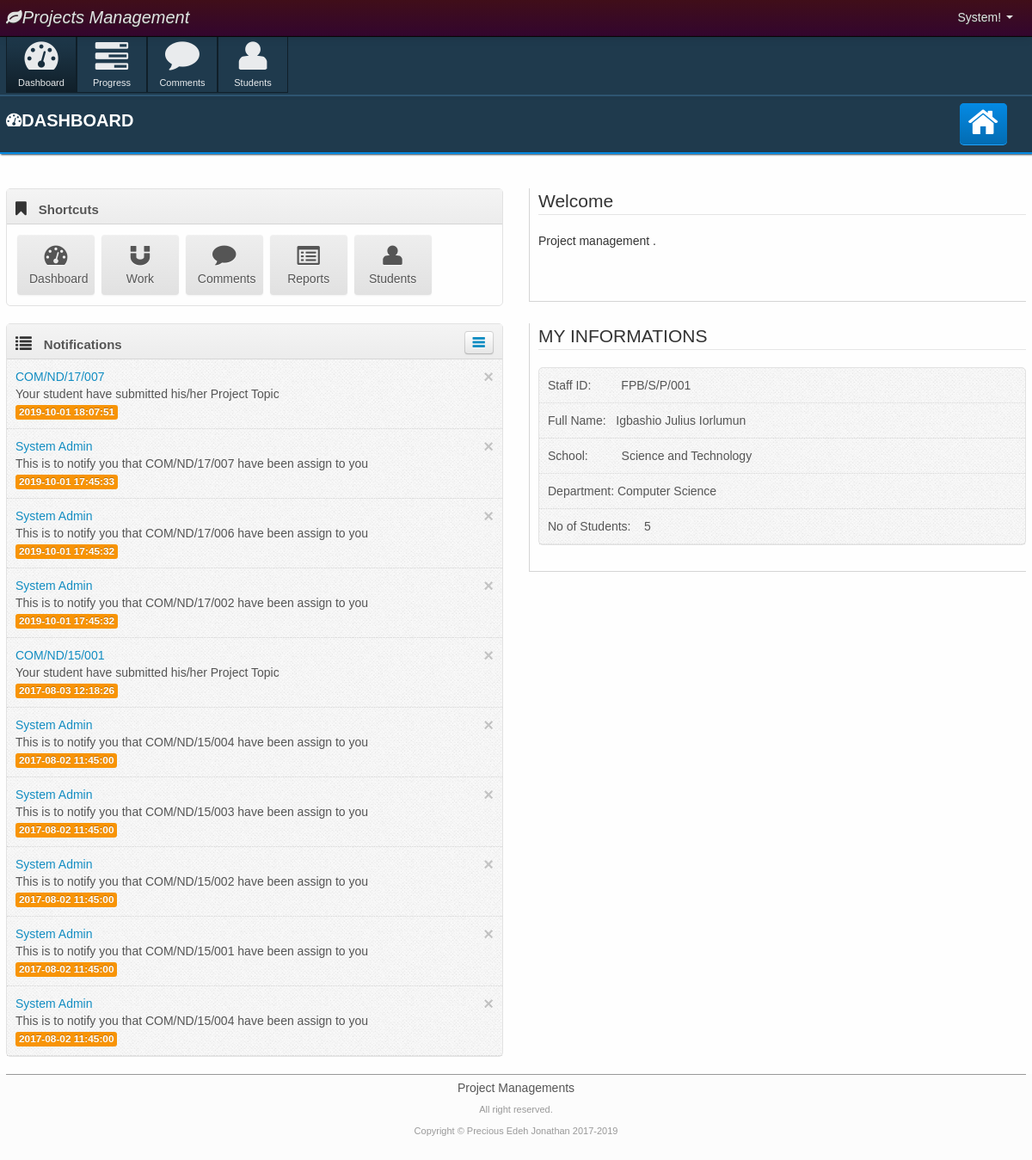
The app's page /supervisors/index.php (signed in) with its own data.
### tables this page shows
CREATE TABLE `notifications` (
  `id` int(11) NOT NULL,
  `type` int(11) NOT NULL,
  `data` varchar(100) NOT NULL,
  `sender` varchar(30) NOT NULL,
  `receiverid` int(11) NOT NULL,
  `status` int(11) NOT NULL,
  `date` timestamp NOT NULL DEFAULT CURRENT_TIMESTAMP
);

CREATE TABLE `tb_supervisor` (
  `id` int(11) NOT NULL,
  `staffid` varchar(12) NOT NULL,
  `firstname` varchar(15) NOT NULL,
  `othernames` varchar(30) NOT NULL,
  `school` int(1) NOT NULL,
  `department` int(1) NOT NULL,
  `status` int(1) NOT NULL
);

### supervisors/session.php (called while the page is built, shortened)
<?php
$id = $_SESSION['supervisor_id'];
?>

### supervisors/api/api.classess.php (called while the page is built, shortened)
<?php
class api_classes {
    public $conn = null;
    function __construct() {
        $this->conn =  mysqli_connect('localhost', 'root', '',"proj_2019_pms")or die(mysqli_connect_errno());
    }
    function query($string) {
        $result = mysqli_query($this->conn,$string) or $this->sqlErr = mysqli_error($this->conn);
        return $result;
    }
    function fetch_array($result) {
        return $list = mysqli_fetch_array($result);
    }
    function fetch_assoc($result) {
        return mysqli_fetch_assoc($result);
    }
    function no_rows($result) {
        return mysqli_num_rows($result);
    }
    function SchoolName($str) {
        $name = '';
        switch ($str) {
            case 1:$name = 'Science and Technology';
                break;
        }
        return $name;
    }
    function DpmName($dpm, $sch) {
        $school = array();
        $school[1][1] = "Computer Science";
        $school[1][2] = "Science Lab. Tech.";
        $school[1][3] = "Statistics";
        $school[2][1] = "Accounting";
        $school[2][2] = "Office Tech. and management";
        $school[3][1] = "Agricultural Technology";
        return $school[$sch][$dpm];
    }
    function getSupervisor($id) {
        return "select `id`, `staffid`, CONCAT(`firstname`,' ',`othernames`) fullname, `school`, `department`, `status`
		  FROM `tb_supervisor` WHERE id=$id";
    }
    function getSupAssignedNo($id) {
        $sql = $this->query("SELECT * FROM `tb_schedulled` where supid=$id");
        if ($this->no_rows($sql) > 0) {
            return $this->no_rows($sql);
        } else {
            return '<span class="label label-warning">Not Assign</span>';
        }
    }
}
?>

### supervisors/index.php (the view, shortened to what this page needs)
<!DOCTYPE html>
<html lang="en">
    <head>
        <?php include('head.php'); ?>
    </head>
    <body>
        <?php include('top.php'); ?>
        <div id="body-container">
            <div id="body-content">
                <?php include('nav.php'); ?>
                <section class="nav nav-page">
                    <div class="container">
                        <div class="row">
                            <div class="span7">
                                <header class="page-header">
                                    <h3><i class="icon-dashboard"></i>Dashboard
                                    </h3>
                                </header>
                            </div>
                            <div class="page-nav-options">
                                <div class="span9">
                                    <ul class="nav nav-pills">
                                        <li>
                                            <a href="../supervisors"><i class="icon-home icon-large"></i></a>
                                        </li>
                                    </ul>
                                </div>
                            </div>
                        </div>
                    </div>
                </section>
                <section class="page container">
                    <div class="row">
                        <div class="span8">
                            <div class="box">
                                <div class="box-header">
                                    <i class="icon-bookmark"></i>
                                    <h5>Shortcuts</h5>
                                </div>
                                <div class="box-content">
                                    <div class="btn-group-box">
                                        <button class="btn"><i class="icon-dashboard icon-large"></i><br/>Dashboard</button>
                                        <button class="btn"><i class="icon-magnet icon-large"></i><br/>Work</button>
                                        <button class="btn"><i class="icon-comment icon-large"></i><br/>Comments</button>
                                        <button class="btn"><i class="icon-list-alt icon-large"></i><br/>Reports</button>
                                        <button class="btn"><i class="icon-user icon-large"></i><br/>Students</button>
                                    </div>
                                </div>
                            </div>
                        </div>
                        <div class="span8">
                            <div class="blockoff-left">
                                <legend class="lead">
                                    Welcome
                                </legend>
                                <p>
                                    Project management .<br><br><br>
                                </p>
                            </div>
                        </div>
                    </div>
                    <div class="row">
                        <div class="span8">
                            <div class="box pattern pattern-sandstone">
                                <div class="box-header">
                                    <i class="icon-list"></i>
                                    <h5>Notifications</h5>
                                    <button class="btn btn-box-right" data-toggle="collapse" data-target=".box-list1">
                                        <i class="icon-reorder"></i>
                                    </button>
                                </div>
                                <div class="box-content box-list collapse in box-list1">
                                    <ul>
                                        <?php
                                        $sql = $data->query("SELECT * FROM `notifications` where type=1 and receiverid=$id and status=0
						ORDER BY id DESC LIMIT 0,10");
                                        while ($row = $data->fetch_array($sql)) {
                                            ?>
                                            <li>
                                                <div>
                                                    <button class="close" onClick="closeNoties(<?php echo $row['id'] ?>, this)">&times;</button>
                                                    <a href="#" class="news-item-title"><?php echo $row['sender'] ?></a>
                                                    <p class="news-item-preview"><?php echo $row['data'] ?></p>
                                                    <p class="news-item-preview"><span class="label label-warning"><?php echo $row['date']; ?></span></p>
                                                </div>
                                            </li>
                                        <?php } ?>
                                    </ul>
                                </div>
                            </div>
                        </div>
                        <div class="span8">
                            <div class="blockoff-left">
                                <legend class="lead">
                                    MY INFORMATIONS
                                </legend>
                                <div class="box pattern pattern-sandstone">
                                    <div class="box-content box-list collapse in">
                                        <ul class="myInfo">
                                            <?php
                                            $sql = $data->query($data->getSupervisor($id));
                                            $row = $data->fetch_assoc($sql);
                                            ?>
                                            <li><span>Staff ID:</span><span>&nbsp;&nbsp;&nbsp;&nbsp;&nbsp;&nbsp;&nbsp;&nbsp;
<?php echo $row['staffid'] ?></span></li>
                                            <li><span>Full Name:</span><span>&nbsp;&nbsp;&nbsp;<?php echo $row['fullname'] ?></span></li>
                                            <li><span>School:</span><span>&nbsp;&nbsp;&nbsp;&nbsp;&nbsp;&nbsp;&nbsp;&nbsp;&nbsp;
<?php echo $data->SchoolName($row['school']) ?></span></li>
                                            <li><span>Department:</span><span>&nbsp;<?php echo $data->DpmName($row['department'], $row['school']) ?>
                                                </span></li>
                                            <li><span>No of Students:</span><span>&nbsp;&nbsp;&nbsp;
<?php echo $data->getSupAssignedNo($id); ?></span></li>
                                        </ul>
                                    </div>
                                </div>
                            </div>
                        </div>
                    </div>
                </section>
            </div>
        </div>
<?php include('footer.php'); ?>
    </body>
</html>

### supervisors/index.php (style rules this page uses)
.myInfo li span:first-child { text-align:right; }

### records on screen
notifications: sender "COM/ND/17/007", data "Your student have submitted his/her Project Topic", date "2019-10-01 18:07:51"
notifications: sender "System Admin", data "This is to notify you that COM/ND/17/007 have been assign to you", date "2019-10-01 17:45:33"
notifications: sender "System Admin", data "This is to notify you that COM/ND/17/006 have been assign to you", date "2019-10-01 17:45:32"
notifications: sender "System Admin", data "This is to notify you that COM/ND/17/002 have been assign to you", date "2019-10-01 17:45:32"
notifications: sender "COM/ND/15/001", data "Your student have submitted his/her Project Topic", date "2017-08-03 12:18:26"
notifications: sender "System Admin", data "This is to notify you that COM/ND/15/004 have been assign to you", date "2017-08-02 11:45:00"
notifications: sender "System Admin", data "This is to notify you that COM/ND/15/003 have been assign to you", date "2017-08-02 11:45:00"
notifications: sender "System Admin", data "This is to notify you that COM/ND/15/002 have been assign to you", date "2017-08-02 11:45:00"
notifications: sender "System Admin", data "This is to notify you that COM/ND/15/001 have been assign to you", date "2017-08-02 11:45:00"
notifications: sender "System Admin", data "This is to notify you that COM/ND/15/004 have been assign to you", date "2017-08-02 11:45:00"
tb_supervisor: staffid "FPB/S/P/001", school "Science and Technology", $data->DpmName($row['department'], $row['school']) "Computer Science"

### other values on screen
$row['fullname'] "Igbashio Julius Iorlumun"
$data->getSupAssignedNo($id) "5"
